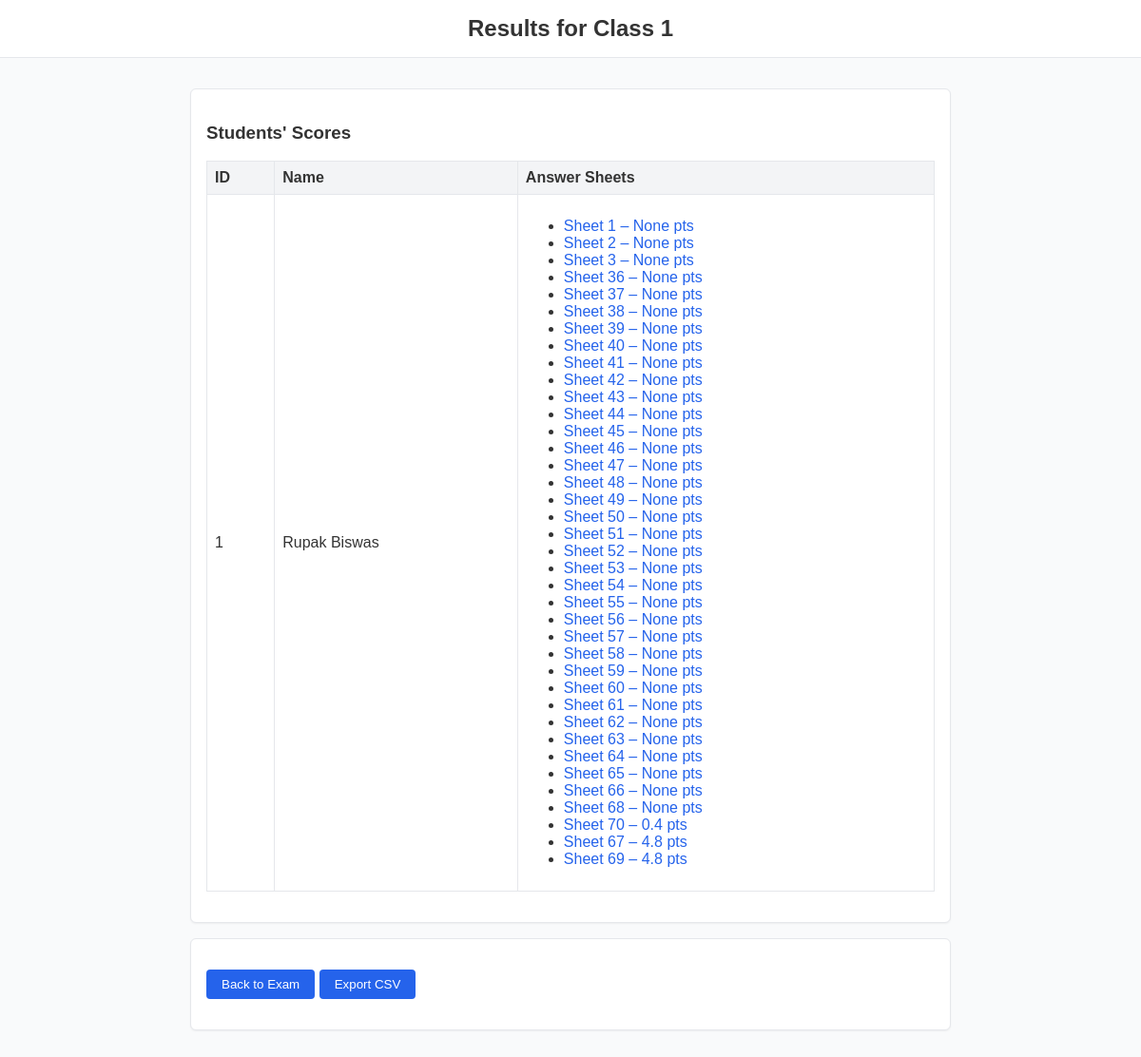
Page /exams/1/results on the earlier database version.
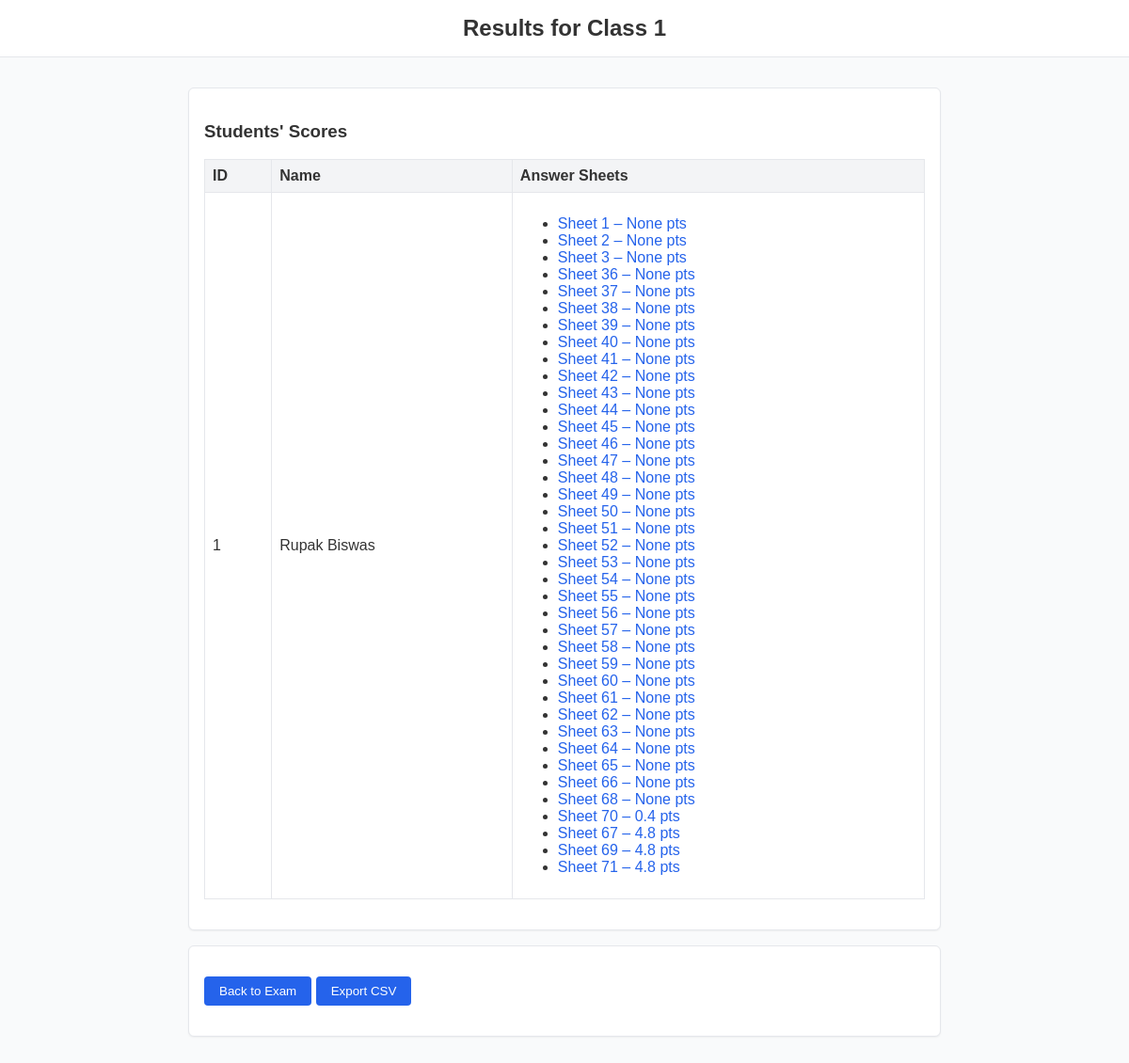
Same page on the later database version.
### tables this page shows
CREATE TABLE students (
            id INTEGER PRIMARY KEY AUTOINCREMENT,
            exam_id INTEGER NOT NULL,
            name TEXT NOT NULL,
            FOREIGN KEY(exam_id) REFERENCES exams(id) ON DELETE CASCADE
        );

CREATE TABLE answer_sheets (
            id INTEGER PRIMARY KEY AUTOINCREMENT,
            student_id INTEGER NOT NULL,
            filename TEXT NOT NULL,
            extracted_text TEXT,
            evaluated_at TIMESTAMP,
            total_score REAL,
            FOREIGN KEY(student_id) REFERENCES students(id) ON DELETE CASCADE
        );

### src/controllers/routers.py (the view)
@router.get("/exams/{exam_id}/results")
async def exam_results(request: Request, exam_id: int):
    conn = get_db_connection()
    cur = conn.cursor()
    cur.execute("SELECT * FROM exams WHERE id = ?", (exam_id,))
    exam = cur.fetchone()
    if exam is None:
        conn.close()
        raise HTTPException(status_code=404, detail="Exam not found")
    cur.execute(
        """
        SELECT students.id AS student_id, students.name, answer_sheets.id AS sheet_id, answer_sheets.total_score
        FROM students
        LEFT JOIN answer_sheets ON students.id = answer_sheets.student_id
        WHERE students.exam_id = ?
        ORDER BY students.id
        """,
        (exam_id,),
    )
    rows = cur.fetchall()
    students = {}
    for row in rows:
        sid = row["student_id"]
        if sid not in students:
            students[sid] = {"name": row["name"], "sheets": []}
        if row["sheet_id"] is not None:
            students[sid]["sheets"].append({"id": row["sheet_id"], "total_score": row["total_score"]})
    conn.close()
    return templates.TemplateResponse(
        "results.html",
        {
            "request": request,
            "exam": exam,
            "students": students,
        },
    )

### templates/results.html (shortened to what this page needs)
{% extends "base.html" %}
{% block content %}
<header>Results for {{ exam.title }}</header>
<main>
  <div class="card">
    <h3>Students' Scores</h3>
    {% if students %}
    <table>
      <thead><tr><th>ID</th><th>Name</th><th>Answer Sheets</th></tr></thead>
      <tbody>
      {% for sid, data in students.items() %}
        <tr>
          <td>{{ sid }}</td>
          <td>{{ data.name }}</td>
          <td>
            {% if data.sheets %}
            <ul>
              {% for sheet in data.sheets %}
                <li><a href="/answer_sheets/{{ sheet.id }}">Sheet {{ sheet.id }} – {{ sheet.total_score }} pts</a></li>
              {% endfor %}
            </ul>
            {% else %}
            No uploads
            {% endif %}
          </td>
        </tr>
      {% endfor %}
      </tbody>
    </table>
    {% else %}
    <p>No students found.</p>
    {% endif %}
  </div>
  <div class="card">
    <p><a href="/exams/{{ exam.id }}"><button>Back to Exam</button></a>
       <a href="/exams/{{ exam.id }}/export"><button>Export CSV</button></a></p>
  </div>
</main>
{% endblock %}

Differences in the rows shown:
added answer_sheets: id "71", total_score "4.8"
